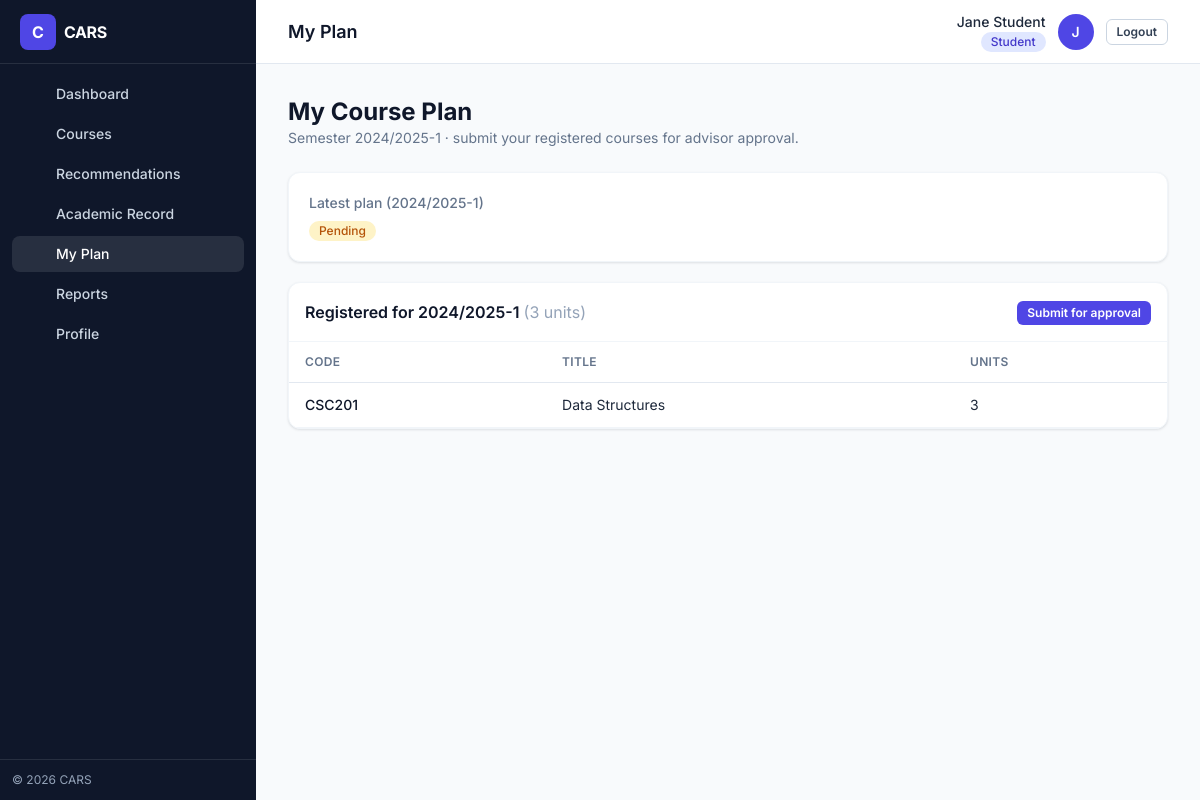
The app's page /frontend/pages/plan.php (signed in) with its own data.
### tables this page shows
CREATE TABLE IF NOT EXISTS approvals (
    id INT AUTO_INCREMENT PRIMARY KEY,
    student_id INT NOT NULL,
    advisor_id INT NULL,
    semester VARCHAR(20) NOT NULL,
    status ENUM('pending', 'approved', 'rejected') DEFAULT 'pending',
    comment VARCHAR(255) NULL,
    created_at TIMESTAMP DEFAULT CURRENT_TIMESTAMP,
    decided_at TIMESTAMP NULL,
    FOREIGN KEY (student_id) REFERENCES users(id) ON DELETE CASCADE,
    FOREIGN KEY (advisor_id) REFERENCES users(id) ON DELETE SET NULL,
    UNIQUE KEY unique_student_semester (student_id, semester)
);

CREATE TABLE IF NOT EXISTS registrations (
    id INT AUTO_INCREMENT PRIMARY KEY,
    student_id INT NOT NULL,
    course_id INT NOT NULL,
    semester VARCHAR(20) NOT NULL,
    registered_at TIMESTAMP DEFAULT CURRENT_TIMESTAMP,
    FOREIGN KEY (student_id) REFERENCES users(id) ON DELETE CASCADE,
    FOREIGN KEY (course_id) REFERENCES courses(id) ON DELETE CASCADE,
    UNIQUE KEY unique_registration (student_id, course_id, semester)
);

CREATE TABLE IF NOT EXISTS courses (
    id INT AUTO_INCREMENT PRIMARY KEY,
    code VARCHAR(20) NOT NULL UNIQUE,
    title VARCHAR(150) NOT NULL,
    credit_unit INT NOT NULL,
    department VARCHAR(100) NOT NULL,
    level VARCHAR(20) NOT NULL DEFAULT '100',
    semester ENUM('first', 'second', 'any') NOT NULL DEFAULT 'any',
    is_core TINYINT(1) NOT NULL DEFAULT 1,
    description TEXT NULL
);

### backend/config/database.php (called while the page is built, shortened)
<?php
function get_db_connection() {
    $conn = new mysqli(DB_HOST, DB_USER, DB_PASS, DB_NAME);
    $conn->set_charset('utf8mb4');
    return $conn;
}
?>

### backend/controllers/ApprovalController.php (called while the page is built, shortened)
<?php
require_once __DIR__ . '/../models/ApprovalModel.php';
class ApprovalController {
    private $approvalModel;
    public function __construct() {
        $this->approvalModel = new ApprovalModel();
    }
    public function getLatestForStudent($student_id) {
        return $this->approvalModel->getLatestForStudent($student_id);
    }
}

### backend/models/RegistrationModel.php (called while the page is built, shortened)
<?php
require_once __DIR__ . '/../config/database.php';
class RegistrationModel {
    private $conn;
    public function __construct() {
        $this->conn = get_db_connection();
    }
    public function getByStudent($student_id) {
        $stmt = $this->conn->prepare("SELECT r.*, c.code, c.title, c.credit_unit, c.department FROM registrations r JOIN courses c ON r.course_id = c.id WHERE r.student_id = ?");
        $stmt->bind_param("i", $student_id);
        $stmt->execute();
        return $stmt->get_result();
    }
}

### backend/models/ApprovalModel.php (called while the page is built, shortened)
<?php
require_once __DIR__ . '/../config/database.php';
class ApprovalModel {
    private $conn;
    public function __construct() {
        $this->conn = get_db_connection();
    }
    public function getLatestForStudent($student_id) {
        $stmt = $this->conn->prepare(
            "SELECT a.*, adv.name AS advisor_name FROM approvals a
             LEFT JOIN users adv ON a.advisor_id = adv.id
             WHERE a.student_id = ? ORDER BY a.created_at DESC LIMIT 1"
        );
        $stmt->bind_param("i", $student_id);
        $stmt->execute();
        return $stmt->get_result()->fetch_assoc();
    }
}

### frontend/pages/plan.php (the view, shortened to what this page needs)
<?php
require_once '../../backend/models/RegistrationModel.php';
require_once '../../backend/controllers/ApprovalController.php';
$student_id = $_SESSION['user_id'];
$registrationModel = new RegistrationModel();
$approvalController = new ApprovalController();
$allReg = $registrationModel->getByStudent($student_id);
$semesterCourses = [];
$totalUnits = 0;
while ($row = $allReg->fetch_assoc()) {
    if ($row['semester'] === CURRENT_SEMESTER) {
        $semesterCourses[] = $row;
        $totalUnits += (int) $row['credit_unit'];
    }
}
$plan = $approvalController->getLatestForStudent($student_id);
$statusBadge = [
  'pending'  => 'bg-amber-100 text-amber-700',
  'approved' => 'bg-emerald-100 text-emerald-700',
  'rejected' => 'bg-rose-100 text-rose-700',
];
include '../partials/shell_open.php';
?>
<div class="mb-6">
  <h2 class="text-2xl font-bold text-slate-900">My Course Plan</h2>
  <p class="text-slate-500 text-sm">Semester <?php echo htmlspecialchars(CURRENT_SEMESTER); ?> &middot; submit your registered courses for advisor approval.</p>
</div>
<?php if ($plan): ?>
  <div class="card p-5 mb-5 flex flex-wrap items-center justify-between gap-3">
    <div>
      <div class="stat-label">Latest plan (<?php echo htmlspecialchars($plan['semester']); ?>)</div>
      <div class="mt-1"><span class="badge <?php echo $statusBadge[$plan['status']] ?? 'bg-slate-100 text-slate-700'; ?> capitalize"><?php echo htmlspecialchars($plan['status']); ?></span></div>
    </div>
  </div>
<?php endif; ?>
<div class="card p-0 overflow-hidden">
  <div class="flex items-center justify-between p-4 border-b border-slate-100">
    <h3 class="font-semibold text-slate-900">Registered for <?php echo htmlspecialchars(CURRENT_SEMESTER); ?> <span class="text-slate-400 font-normal">(<?php echo $totalUnits; ?> units)</span></h3>
    <?php if (!empty($semesterCourses)): ?>
      <form method="POST" action="/backend/controllers/ApprovalController.php"
            data-confirm="Submit your <?php echo count($semesterCourses); ?> course(s) for advisor approval?">
        <button type="submit" class="btn-primary btn-sm">Submit for approval</button>
      </form>
    <?php endif; ?>
  </div>
  <div class="overflow-x-auto">
    <table class="table">
      <thead><tr><th>Code</th><th>Title</th><th>Units</th></tr></thead>
      <tbody>
        <?php if (empty($semesterCourses)): ?>
          <tr><td colspan="3" class="text-center text-slate-400 py-10">
            You have no courses registered for this semester yet.
            <a href="/frontend/pages/recommendations.php" class="text-brand-600 hover:underline">Find courses</a>.
          </td></tr>
        <?php else: ?>
          <?php foreach ($semesterCourses as $row): ?>
            <tr>
              <td class="font-medium text-slate-900"><?php echo htmlspecialchars($row['code']); ?></td>
              <td><?php echo htmlspecialchars($row['title']); ?></td>
              <td><?php echo htmlspecialchars($row['credit_unit']); ?></td>
            </tr>
          <?php endforeach; ?>
        <?php endif; ?>
      </tbody>
    </table>
  </div>
</div>
<?php include '../partials/shell_close.php'; ?>

### records on screen
approvals: semester "2024/2025-1", status "Pending"
registrations: course.code "CSC201", course.title "Data Structures", course.credit_unit "3"

### other values on screen
$label "Dashboard"
$label "Courses"
$label "Recommendations"
$label "Academic Record"
$label "My Plan"
$label "Reports"
$label "Profile"
$pageTitle "My Plan"
$name "Jane Student"
$role "Student"
$initials "J"
CURRENT_SEMESTER "2024/2025-1"
$totalUnits "3"
